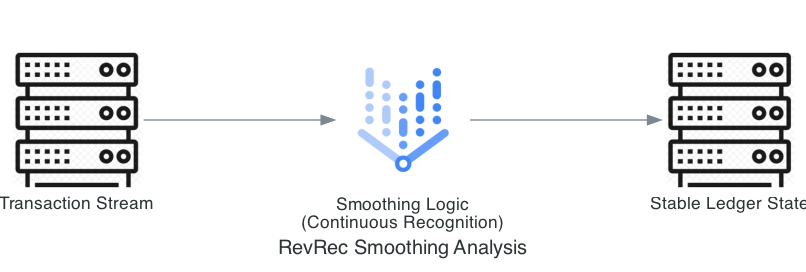

Python code for this plot:
from diagrams import Diagram, Edge
from diagrams.gcp.ml import VertexAI
from diagrams.generic.compute import Rack

graph_attr = {"pad": "0.1", "nodesep": "1.2", "ranksep": "2.0", "bgcolor": "transparent"}

with Diagram("RevRec Smoothing Analysis", show=False, filename="revrec_smoothing_chart", direction="LR", graph_attr=graph_attr):
    input_data = Rack("Transaction Stream")
    logic = VertexAI("Smoothing Logic\n(Continuous Recognition)")
    output = Rack("Stable Ledger State")

    input_data >> logic >> output
